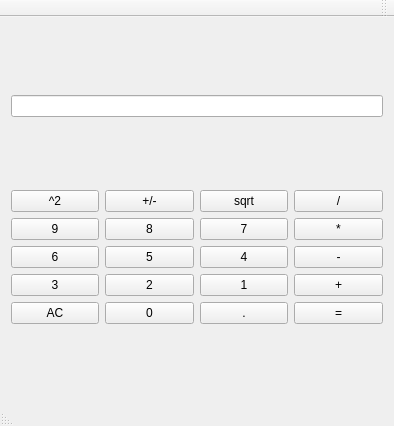
<?xml version="1.0" encoding="UTF-8"?>
<ui version="4.0">
 <class>calcuation165Class</class>
 <widget class="QMainWindow" name="calcuation165Class">
  <property name="geometry">
   <rect>
    <x>0</x>
    <y>0</y>
    <width>394</width>
    <height>426</height>
   </rect>
  </property>
  <property name="windowTitle">
   <string>calcuation165</string>
  </property>
  <property name="layoutDirection">
   <enum>Qt::RightToLeft</enum>
  </property>
  <widget class="QWidget" name="centralWidget">
   <layout class="QVBoxLayout" name="verticalLayout">
    <item>
     <widget class="QLineEdit" name="lineEdit"/>
    </item>
    <item>
     <layout class="QGridLayout" name="gridLayout">
      <item row="4" column="0">
       <widget class="QPushButton" name="pushButton_minus">
        <property name="text">
         <string>-</string>
        </property>
       </widget>
      </item>
      <item row="3" column="1">
       <widget class="QPushButton" name="pushButton_7">
        <property name="layoutDirection">
         <enum>Qt::LeftToRight</enum>
        </property>
        <property name="text">
         <string>7</string>
        </property>
       </widget>
      </item>
      <item row="5" column="0">
       <widget class="QPushButton" name="pushButton_plus">
        <property name="text">
         <string>+</string>
        </property>
       </widget>
      </item>
      <item row="3" column="2">
       <widget class="QPushButton" name="pushButton_8">
        <property name="text">
         <string>8</string>
        </property>
       </widget>
      </item>
      <item row="5" column="1">
       <widget class="QPushButton" name="pushButton_1">
        <property name="text">
         <string>1</string>
        </property>
       </widget>
      </item>
      <item row="3" column="4">
       <widget class="QPushButton" name="pushButton_9">
        <property name="text">
         <string>9</string>
        </property>
       </widget>
      </item>
      <item row="7" column="2">
       <widget class="QPushButton" name="pushButton_0">
        <property name="text">
         <string>0</string>
        </property>
       </widget>
      </item>
      <item row="4" column="4">
       <widget class="QPushButton" name="pushButton_6">
        <property name="text">
         <string>6</string>
        </property>
       </widget>
      </item>
      <item row="7" column="4">
       <widget class="QPushButton" name="pushButton_clear">
        <property name="text">
         <string>AC</string>
        </property>
       </widget>
      </item>
      <item row="3" column="0">
       <widget class="QPushButton" name="pushButton_multiply">
        <property name="text">
         <string>*</string>
        </property>
       </widget>
      </item>
      <item row="5" column="2">
       <widget class="QPushButton" name="pushButton_2">
        <property name="text">
         <string>2</string>
        </property>
       </widget>
      </item>
      <item row="7" column="1">
       <widget class="QPushButton" name="pushButton_point">
        <property name="text">
         <string>.</string>
        </property>
       </widget>
      </item>
      <item row="2" column="0">
       <widget class="QPushButton" name="pushButton_divide">
        <property name="text">
         <string>/</string>
        </property>
       </widget>
      </item>
      <item row="2" column="4">
       <widget class="QPushButton" name="pushButton_squared">
        <property name="layoutDirection">
         <enum>Qt::LeftToRight</enum>
        </property>
        <property name="text">
         <string>^2</string>
        </property>
       </widget>
      </item>
      <item row="2" column="2">
       <widget class="QPushButton" name="pushButton_negative">
        <property name="text">
         <string>+/-</string>
        </property>
       </widget>
      </item>
      <item row="4" column="1">
       <widget class="QPushButton" name="pushButton_4">
        <property name="text">
         <string>4</string>
        </property>
       </widget>
      </item>
      <item row="7" column="0">
       <widget class="QPushButton" name="pushButton_equals">
        <property name="text">
         <string>=</string>
        </property>
       </widget>
      </item>
      <item row="4" column="2">
       <widget class="QPushButton" name="pushButton_5">
        <property name="text">
         <string>5</string>
        </property>
       </widget>
      </item>
      <item row="5" column="4">
       <widget class="QPushButton" name="pushButton_3">
        <property name="enabled">
         <bool>true</bool>
        </property>
        <property name="font">
         <font>
          <pointsize>9</pointsize>
         </font>
        </property>
        <property name="text">
         <string>3</string>
        </property>
       </widget>
      </item>
      <item row="2" column="1">
       <widget class="QPushButton" name="pushButton_sqrt">
        <property name="text">
         <string>sqrt</string>
        </property>
       </widget>
      </item>
     </layout>
    </item>
   </layout>
  </widget>
  <widget class="QMenuBar" name="menuBar">
   <property name="geometry">
    <rect>
     <x>0</x>
     <y>0</y>
     <width>394</width>
     <height>22</height>
    </rect>
   </property>
  </widget>
  <widget class="QToolBar" name="mainToolBar">
   <attribute name="toolBarArea">
    <enum>TopToolBarArea</enum>
   </attribute>
   <attribute name="toolBarBreak">
    <bool>false</bool>
   </attribute>
  </widget>
  <widget class="QStatusBar" name="statusBar"/>
 </widget>
 <layoutdefault spacing="6" margin="11"/>
 <resources>
  <include location="calcuation165.qrc"/>
 </resources>
 <connections/>
</ui>
